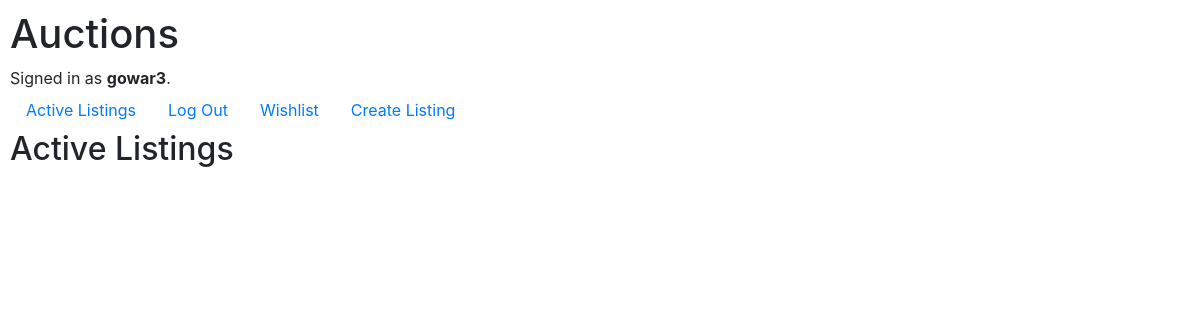
The app's page /auctions/ (signed in), older data.
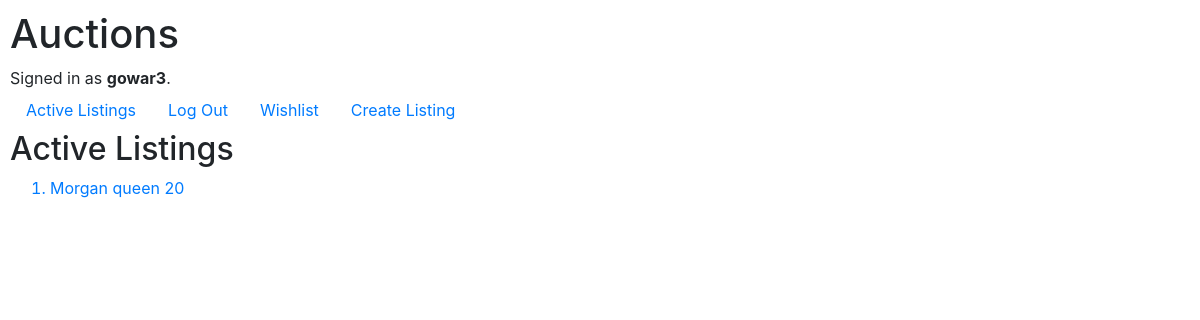
The same page, newer data.
### auctions/models.py (models this page shows)
class Listing(models.Model):
    creator = models.CharField(max_length=64)
    title = models.CharField(max_length=64)
    description = models.CharField(max_length=64)
    price = models.IntegerField()
    winner = models.CharField(max_length=64, default="None")
    status = models.CharField(max_length=64, default="active")
    users = models.ManyToManyField(User, blank=True, related_name= "wishlist")
    def __str__(self):
        return f"{self.title} {self.description} {self.price}"

### auctions/views.py (the view)
# urls.py: path("", views.index, name="index"),
def index(request):
    return render(request, "auctions/index.html", {
        "listings": Listing.objects.all()
    })

### auctions/templates/auctions/index.html
{% extends "auctions/layout.html" %}
{% block body %}
    <h2>Active Listings</h2>
    <ol>
        {% for listing in listings %}
            <a href="{% url 'listing' listing.id %}"><li>{{ listing }}</li></a>
        {% endfor %}
    </ol>
{% endblock %}

Row changes from the older to the newer data that the page shows:
added Listing: title+description+price "Morgan queen 20"
